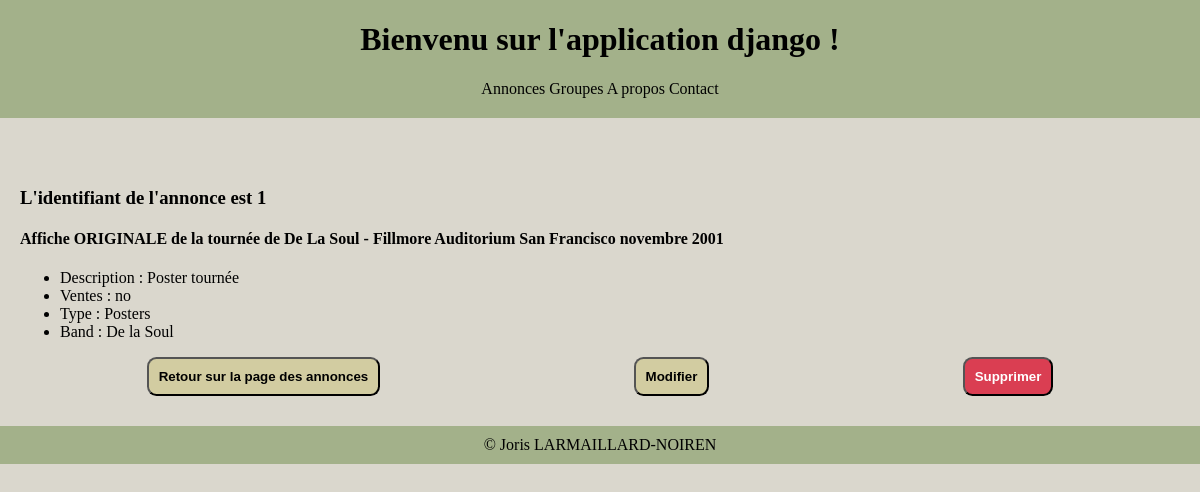
The page /ads/1/ on the database as committed earlier.
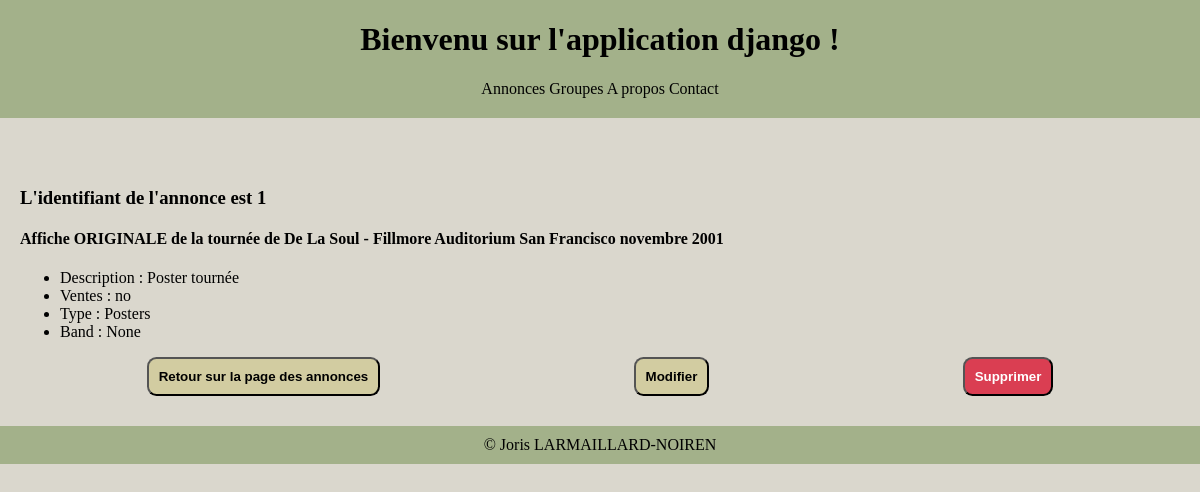
The same page on the database as committed later.
### listings/models.py (models this page shows, shortened)
class Listing(models.Model):
    class Type(models.TextChoices):
        RECORDS = 'RE'
        CLOTHING = 'CL'
        POSTERS = 'PO'
        MISCELLANEOUS = 'MI'
    title = models.fields.CharField(max_length=100)
    description = models.fields.CharField(max_length=300)
    sold = models.fields.BooleanField(default=False)
    year = models.fields.IntegerField(
        validators=[MinValueValidator(1900), MaxValueValidator(2024)]
    )
    type = models.fields.CharField(choices=Type.choices, max_length=5)
    listing_cover = models.ImageField(upload_to="albums/listings_covers/", null=True, blank=True)
    band = models.ForeignKey(Band, null=True, on_delete=models.SET_NULL)

class Band(models.Model):
    class Genre(models.TextChoices):
        HIP_HOP = 'HH'
        SYNTH_POP = 'SP'
        ALTERNATIVE_ROCK = 'AR'
        K_POP = 'KP'
        ZOUK = 'ZK'
    name = models.fields.CharField(max_length=100)
    genre = models.fields.CharField(choices=Genre.choices, max_length=5)
    biography = models.fields.CharField(max_length=1000)
    year_formed = models.fields.IntegerField(
        validators=[MinValueValidator(1900), MaxValueValidator(2024)]
    )
    active = models.BooleanField(default=True)
    official_homepage = models.fields.URLField(null=True, blank=True)
    band_cover = models.ImageField(upload_to="albums/bands_covers/", null=True, blank=True)
    def __str__(self):
        return f'{self.name}'

### listings/views.py (the view)
# urls.py: path("ads/<int:ad_id>/", views.ad_detail, name="ad-detail"),
def ad_detail(request, ad_id):
    ad = Listing.objects.get(id=ad_id)
    return render(request,
                  'listings/ad_detail.html',
                  {'ad_id': ad_id, 'ad': ad})

### listings/templates/listings/ad_detail.html
{% extends 'listings/base.html' %}
{% block content %}
    <h3>L'identifiant de l'annonce est {{ ad_id }}</h3>
    <section>
        <h4>{{ ad.title }}</h4>
        <ul>
            <li>Description : {{ ad.description }}</li>
            <li>Ventes : {{ ad.sold|yesno }}</li>
            <li>Type : {{ ad.get_type_display }}</li>
            <li>Band : {{ ad.band }}</li>
        </ul>
    </section>
    <div class="conteneur-bouton">
        <div class="contenu-bouton">
            <div>
                <a href="{% url 'ads-list' %}">
                    <button class="bouton-retour">Retour sur la page des annonces</button>
                </a>
            </div>
            <div>
                <a href="{% url 'ad-update' ad_id %}">
                    <button class="bouton">Modifier</button>
                </a>
            </div>
            <div>
                <a href="{% url 'ad-delete' ad_id %}">
                    <button class="bouton-supprimer">Supprimer</button>
                </a>
            </div>
        </div>
    </div>
{% endblock %}

Rows that differ between the two databases and show on the page:
changed Listing "Poster tournée": band "De la Soul" → "None"
